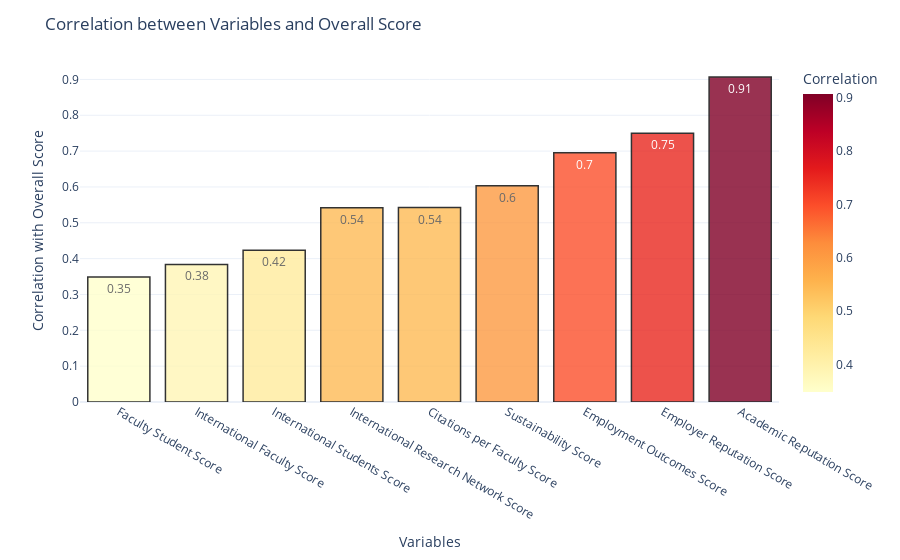

The notebook cell saved with this chart:
### Markdown cell above
### **6. Correlation between Overall Scores**

### Code cell
# The correlation between each column and the 'Overall SCORE' column, sorted in ascending order of correlation
qs_data_corr = qs_data.drop(['Rank Change', '2023 RANK', '2024 RANK'], axis=1, inplace=False).corr(numeric_only=True)['Overall SCORE'].drop('Overall SCORE').sort_values(ascending=True)

fig = px.bar(qs_data_corr, 
             x=qs_data_corr.index, 
             y=qs_data_corr.values,
             color=qs_data_corr.values,
             text=np.round(qs_data_corr.values,2),
             color_continuous_scale='YlOrRd')

fig.update_layout(
    title_text='Correlation between Variables and Overall Score',
    template='plotly_white',
    xaxis=dict(
        title='Variables',
        titlefont_size=14
    ),
    yaxis=dict(
        title='Correlation with Overall Score',
        titlefont_size=14
    ),
    coloraxis_colorbar=dict(
        title='Correlation'
    )
)

fig.update_traces(marker_line_color='black', 
                  marker_line_width=1.5, 
                  opacity=0.8)

fig.show()

### Figure 1 — Plotly figure (JSON) as saved in the notebook; plotly's stock layout.template omitted (floating-point values rounded to 4 significant figures)
{"data": [{"alignmentgroup": "True", "hovertemplate": "index=%{x}<br>y=%{y}<br>text=%{text}<br>color=%{marker.color}<extra></extra>", "legendgroup": "", "marker": {"color": [0.3488, 0.3839, 0.4236, 0.5419, 0.5426, 0.6033, 0.6951, 0.7498, 0.9064], "coloraxis": "coloraxis", "line": {"color": "black", "width": 1.5}, "pattern": {"shape": ""}}, "name": "", "offsetgroup": "", "opacity": 0.8, "orientation": "v", "showlegend": false, "text": [0.35, 0.38, 0.42, 0.54, 0.54, 0.6, 0.7, 0.75, 0.91], "textposition": "auto", "type": "bar", "x": ["Faculty Student Score", "International Faculty Score", "International Students Score", "International Research Network Score", "Citations per Faculty Score", "Sustainability Score", "Employment Outcomes Score", "Employer Reputation Score", "Academic Reputation Score"], "xaxis": "x", "y": [0.3488, 0.3839, 0.4236, 0.5419, 0.5426, 0.6033, 0.6951, 0.7498, 0.9064], "yaxis": "y"}], "layout": {"barmode": "relative", "coloraxis": {"colorbar": {"title": {"text": "Correlation"}}, "colorscale": [[0, "rgb(255,255,204)"], [0.125, "rgb(255,237,160)"], [0.25, "rgb(254,217,118)"], [0.375, "rgb(254,178,76)"], [0.5, "rgb(253,141,60)"], [0.625, "rgb(252,78,42)"], [0.75, "rgb(227,26,28)"], [0.875, "rgb(189,0,38)"], [1, "rgb(128,0,38)"]]}, "legend": {"tracegroupgap": 0}, "margin": {"t": 60}, "title": {"text": "Correlation between Variables and Overall Score"}, "xaxis": {"anchor": "y", "domain": [0, 1], "title": {"font": {"size": 14}, "text": "Variables"}}, "yaxis": {"anchor": "x", "domain": [0, 1], "title": {"font": {"size": 14}, "text": "Correlation with Overall Score"}}}}
